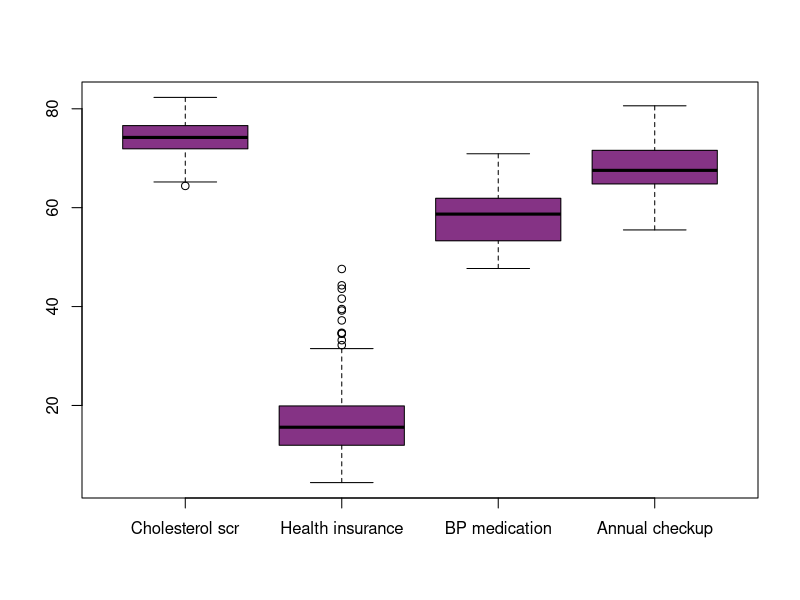
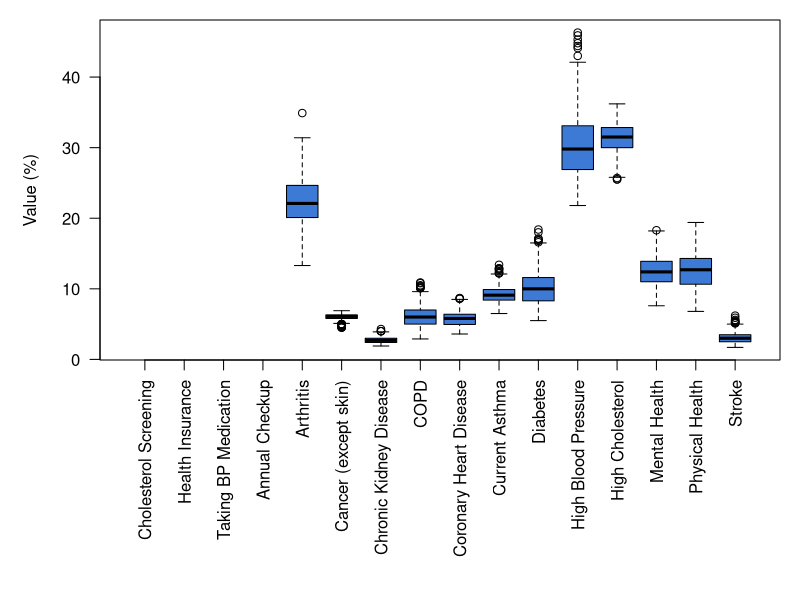
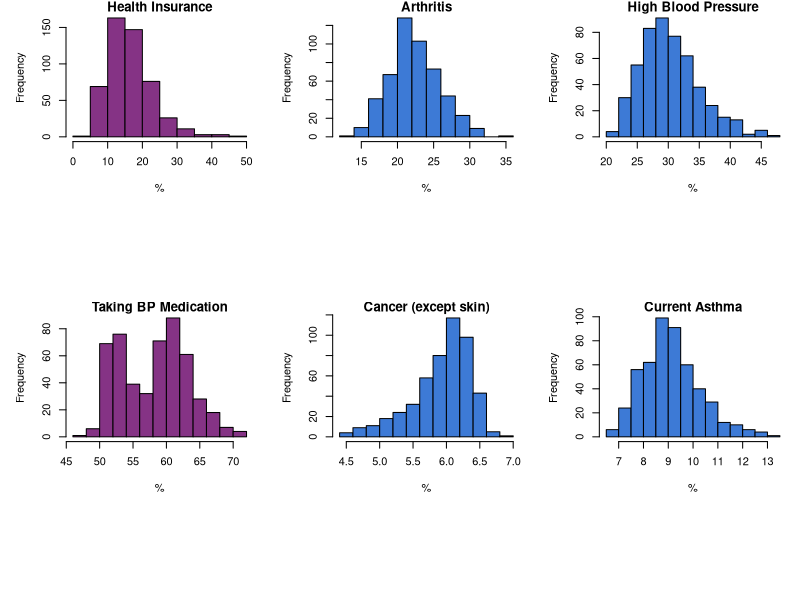
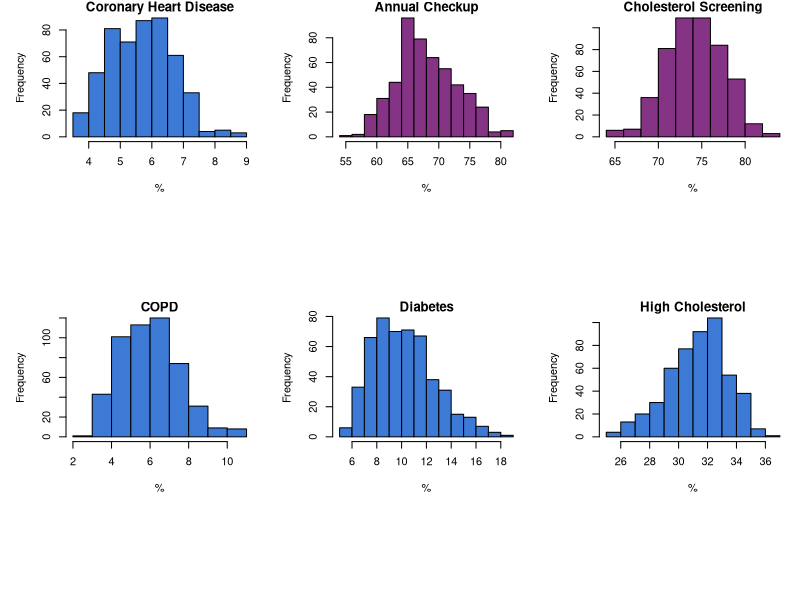
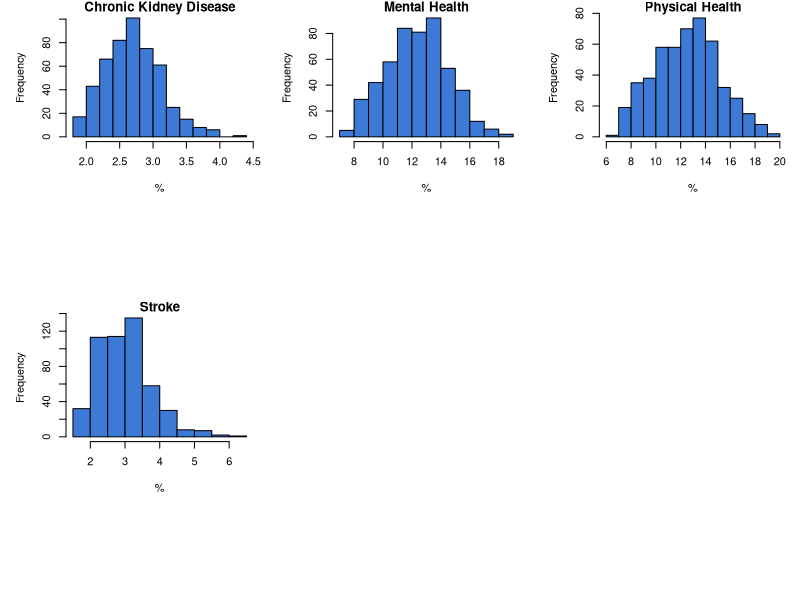
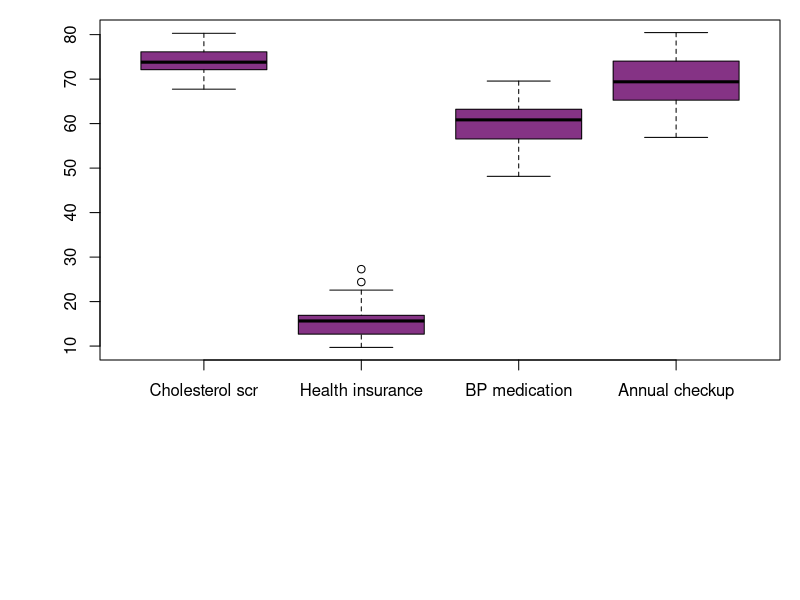
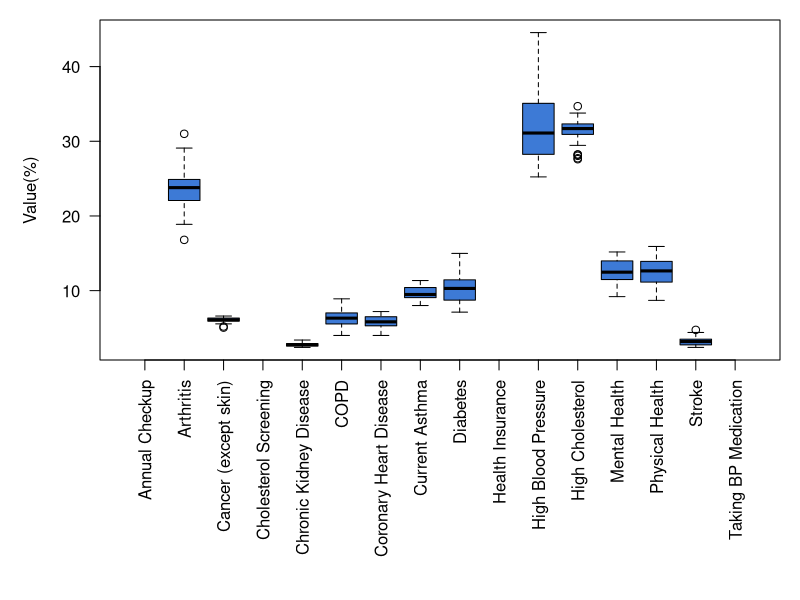
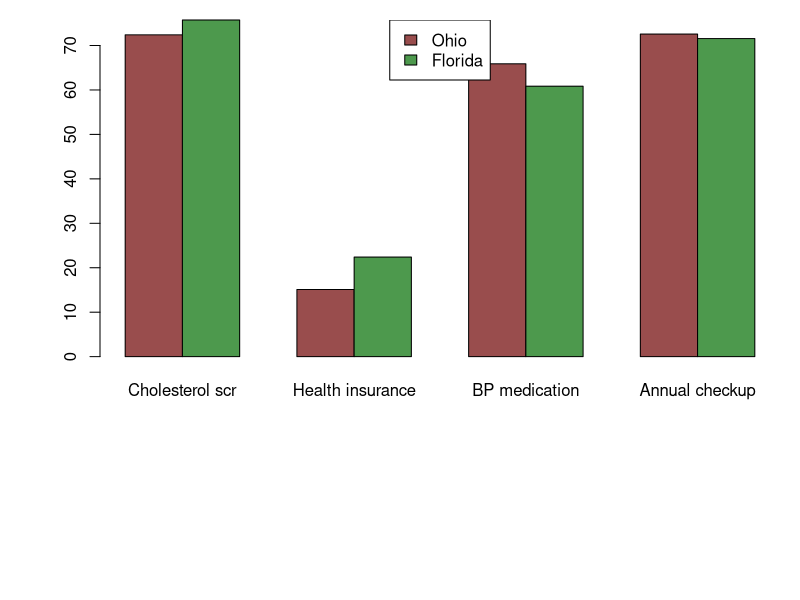

These figures' R source, in order:
## ---- chunk 1
knitr::opts_chunk$set(echo = TRUE)
options(width = 60)
## ---- chunk 2
library('tidyverse')
library('knitr')
library('formatR')
library('dbplyr')
library('ggplot2')
## ---- chunk 3
health_data = read.csv("data_health_and_prevention.csv")
dim(health_data)
## ---- chunk 4
preventions = health_data[health_data["Category"] == "Prevention", c("Short_Question_Text", "Measure")] %>% distinct()
kable(preventions, align = "lr", caption = "Prevention")
illnesses = health_data[health_data["Category"] == "Health Outcomes", c("Short_Question_Text", "Measure")] %>% distinct()
kable(illnesses, align = "lr", caption = "Health Outcomes")
## ---- chunk 5
health_data$StateDesc = as.factor(health_data$StateDesc)
health_data$CityName = as.factor(health_data$CityName)
health_data$Category = as.factor(health_data$Category)
health_data$Measure = as.factor(health_data$Measure)
health_data$DataValueTypeID = as.factor(health_data$DataValueTypeID)
health_data$Short_Question_Text = as.factor(health_data$Short_Question_Text)
## ---- chunk 6
health_data_adj = health_data[health_data$DataValueTypeID== "AgeAdjPrv",]
## ---- chunk 7
state_data <- health_data_adj %>% group_by(StateDesc) %>% summarise(
  City.count = n_distinct(CityName),
  Population.count = sum(unique(PopulationCount))
)

per_state_summary <- health_data_adj %>% 
  group_by(StateDesc, Category, Measure, Short_Question_Text) %>% summarise(
  Total.percentage = sum(Data_Value*PopulationCount)/sum(PopulationCount),
  Population = sum(PopulationCount),
  Population.affected = round(sum(Data_Value*PopulationCount)/100)
)

## ---- chunk 8
health_data_adj$Percentage_in_Total = 
  health_data_adj$Data_Value*health_data_adj$PopulationCount/sum(state_data$Population.count)

health_data_adj$Affected_population = 
  round( health_data_adj$Data_Value*health_data_adj$PopulationCount*0.01)
## ---- chunk 9
#Definiranje redoslijeda za Mjere - bit ce potrebno kasnije

health_data_adj$Short_Question_Text <- factor(health_data_adj$Short_Question_Text, levels = c("Cholesterol Screening","Health Insurance","Taking BP Medication","Annual Checkup","Arthritis","Cancer (except skin)","Chronic Kidney Disease","COPD","Coronary Heart Disease","Current Asthma","Diabetes","High Blood Pressure","High Cholesterol","Mental Health","Physical Health","Stroke"))
## ---- chunk 10
library(ggplot2)
myRed <- rgb(0.6, 0.3, 0.3)
myPurple <- rgb(0.52, 0.2, 0.52)
myGreen <- rgb(0.3, 0.6, 0.3)
myBlue <- rgb(0.24, 0.48, 0.84)
myPink <- rgb(0.86, 0.76, 0.81)

## ---- chunk 11
boxplot(health_data_adj[health_data_adj$Short_Question_Text == "Cholesterol Screening",]$Data_Value,
        health_data_adj[health_data_adj$Short_Question_Text == "Health Insurance",]$Data_Value,
        health_data_adj[health_data_adj$Short_Question_Text == "Taking BP Medication",]$Data_Value,
        health_data_adj[health_data_adj$Short_Question_Text == "Annual Checkup",]$Data_Value,
        names = c("Cholesterol scr", "Health insurance", "BP medication", "Annual checkup"),
        col = myPurple
        #ylim = c(0,100)
        )

onlyHealthOutcomes = health_data_adj %>% filter(Category == "Health Outcomes")
# ne znam zasto prikazuje i podatke koji nisu prosli kroz filter :(
par(mar=c(12,5,1,1))
boxplot(Data_Value ~ Short_Question_Text, onlyHealthOutcomes, col = myBlue, las=2, xlab="", ylab = "Value (%)")

## ---- chunk 12
old.par <- par(mfrow=c(2,3))
for (measure in unique(health_data_adj$Short_Question_Text)) {
  if (unique(health_data_adj[health_data_adj$Short_Question_Text == measure,]$Category) == c("Prevention")){
    color = myPurple
  } else {
    color = myBlue
  }
  hist(health_data_adj[health_data_adj$Short_Question_Text == measure,]$Data_Value, main = measure, xlab = "%", col = color)
}
par(old.par)
## ---- chunk 13
#Ovo je nemoguce lijepo formatirat u pdfu pa sam izbacila
#Mjere položaja i rasipanja za svaku preventivnu mjeru i health outcome
measure_summary <- health_data_adj %>% 
  group_by(Short_Question_Text) %>% summarise(
  Total.percentage = sum(Data_Value*PopulationCount/sum(state_data$Population.count)),
  Median.percentage = median(Data_Value),
  Q1.percentage = quantile(Data_Value, probs = 0.25),
  Q3.percentage = quantile(Data_Value, probs = 0.75),
  Min.percentage = min(Data_Value),
  Max.percentage = max(Data_Value),
  Range.percentage = max(Data_Value)-min(Data_Value),
  IQR.percentage = IQR(Data_Value),
  Std.percentage = sd(Data_Value)
)

## ---- chunk 14
#Boxplotovi za podatke ako grupiramo po saveznim državama

boxplot(per_state_summary[per_state_summary$Short_Question_Text == "Cholesterol Screening",]$Total.percentage,
        per_state_summary[per_state_summary$Short_Question_Text == "Health Insurance",]$Total.percentage,
        per_state_summary[per_state_summary$Short_Question_Text == "Taking BP Medication",]$Total.percentage,
        per_state_summary[per_state_summary$Short_Question_Text == "Annual Checkup",]$Total.percentage,
        names = c("Cholesterol scr", "Health insurance", "BP medication", "Annual checkup"),
        col = myPurple
        )

#isti problem kao i gore
onlyHealthOutcomes = per_state_summary %>% filter(Category == "Health Outcomes")
par(mar=c(12,5,1,1))
boxplot(Total.percentage ~ Short_Question_Text, data = onlyHealthOutcomes, col = myBlue, las=2, xlab="", ylab="Value(%)")
## ---- chunk 15
#Deskriptivna statistika za Ohio i Floridu

Ohio <- per_state_summary[(per_state_summary$StateDesc == "Ohio" & per_state_summary$Category == "Prevention"),]

Florida <- per_state_summary[(per_state_summary$StateDesc == "Florida" & per_state_summary$Category == "Prevention"),]

counts <- matrix(c(Ohio$Total.percentage, Florida$Total.percentage), nrow = 2, byrow = TRUE)

barplot(counts, names = c("Cholesterol scr", "Health insurance", "BP medication", "Annual checkup"), col = c(myRed, myGreen), beside = TRUE)
legend("top",
      legend = c("Ohio", "Florida"),
       fill = c(myRed, myGreen))

## ---- chunk 16
#Hi-kvadrat testovi proporcije za Ohio i Floridu

res1 <- prop.test(c(Ohio[Ohio$Short_Question_Text == "Cholesterol Screening",]$Population.affected, Florida[Florida$Short_Question_Text == "Cholesterol Screening",]$Population.affected), c(Ohio[Ohio$Short_Question_Text == "Cholesterol Screening",]$Population, Florida[Florida$Short_Question_Text == "Cholesterol Screening",]$Population), alternative ="l")

res1

res2 <- prop.test(c(Ohio[Ohio$Short_Question_Text == "Health Insurance",]$Population.affected, Florida[Florida$Short_Question_Text == "Health Insurance",]$Population.affected), c(Ohio[Ohio$Short_Question_Text == "Health Insurance",]$Population, Florida[Florida$Short_Question_Text == "Health Insurance",]$Population), alternative ="l")

res2

res3 <- prop.test(c(Ohio[Ohio$Short_Question_Text == "Taking BP Medication",]$Population.affected, Florida[Florida$Short_Question_Text == "Taking BP Medication",]$Population.affected), c(Ohio[Ohio$Short_Question_Text == "Taking BP Medication",]$Population, Florida[Florida$Short_Question_Text == "Taking BP Medication",]$Population), alternative ="g")

res3

res4 <- prop.test(c(Ohio[Ohio$Short_Question_Text == "Annual Checkup",]$Population.affected, Florida[Florida$Short_Question_Text == "Annual Checkup",]$Population.affected), c(Ohio[Ohio$Short_Question_Text == "Annual Checkup",]$Population, Florida[Florida$Short_Question_Text == "Annual Checkup",]$Population), alternative ="g")

res4
## ---- chunk 17
#Deskriptivna statistika za odabrane savezne drzave
Illinois_COPD <- per_state_summary[(per_state_summary$StateDesc == "Illinois" & per_state_summary$Short_Question_Text == "COPD"),]

Iowa_COPD <- per_state_summary[(per_state_summary$StateDesc == "Iowa" & per_state_summary$Short_Question_Text == "COPD"),]

S_Dakota_COPD <- per_state_summary[(per_state_summary$StateDesc == "South Dakota" & per_state_summary$Short_Question_Text == "COPD"),]

barplot(c(Illinois_COPD$Total.percentage, Iowa_COPD$Total.percentage, S_Dakota_COPD$Total.percentage), col = c(myPink, myPurple, myBlue), names = c("Illinois", "Iowa", "South Dakota"))
## ---- chunk 18
#Hi-kvadrat test proporcije za COPD u odabranim drzavama
res5 <- prop.test(c(Illinois_COPD$Population.affected, Iowa_COPD$Population.affected, S_Dakota_COPD$Population.affected), c(Illinois_COPD$Population, Iowa_COPD$Population, S_Dakota_COPD$Population))

res5
## ---- chunk 19

per_city_data <- health_data_adj %>% group_by(CityName, PopulationCount, StateDesc) %>% summarise(
  checkup = Data_Value[Short_Question_Text == "Annual Checkup"],
  insurance = 100.0 - Data_Value[Short_Question_Text == "Health Insurance"],
  bp_med = Data_Value[Short_Question_Text == "Taking BP Medication"],
  chol_screen = Data_Value[Short_Question_Text == "Cholesterol Screening"],
  arthritis = Data_Value[Short_Question_Text == "Arthritis"],
  cancer_noskin = Data_Value[Short_Question_Text == "Cancer (except skin)"],
  copd = Data_Value[Short_Question_Text == "COPD"],
  coronary_heart_disease = Data_Value[Short_Question_Text == "Coronary Heart Disease"],
  asthma = Data_Value[Short_Question_Text == "Current Asthma"],
  diabetes = Data_Value[Short_Question_Text == "Diabetes"],
  high_bp = Data_Value[Short_Question_Text == "High Blood Pressure"],
  high_col = Data_Value[Short_Question_Text == "High Cholesterol"],
  mental_health = Data_Value[Short_Question_Text == "Mental Health"],
  physical_health = Data_Value[Short_Question_Text == "Physical Health"],
  stroke = Data_Value[Short_Question_Text == "Stroke"],
  ckd = Data_Value[Short_Question_Text == "Chronic Kidney Disease"]
)

# per_city_data <- per_city_data[per_city_data['StateDesc'] != "California" & per_city_data['StateDesc'] != "Colorado" & per_city_data['StateDesc'] != "Washington" & per_city_data['StateDesc'] != "Oregon" & per_city_data['StateDesc'] != "Nevada",]
## ---- chunk 20
formula <- cbind(arthritis, cancer_noskin, copd, coronary_heart_disease, asthma, diabetes, high_bp, high_col, mental_health, physical_health, stroke, ckd) ~ checkup + insurance + bp_med + chol_screen
fit <- lm(formula, data=per_city_data)
summary(fit)
## ---- chunk 21
plot(per_city_data$checkup, per_city_data$ckd, xlab="Godišnji pregled (%)", ylab="Kronične bolesti bubrega (%)")
abline(lm(ckd ~ checkup, data=per_city_data), col="blue")
plot(per_city_data$insurance, per_city_data$ckd, xlab="Zdravstveno osigurani (%)", ylab="Kronične bolesti bubrega (%)")
abline(lm(ckd ~ insurance, data=per_city_data), col="blue")
plot(per_city_data$bp_med, per_city_data$ckd, xlab="Ljekovi za krvni tlak (%)", ylab="Kronične bolesti bubrega (%)")
abline(lm(ckd ~ bp_med, data=per_city_data), col="blue")
plot(per_city_data$chol_screen, per_city_data$ckd, xlab="Pregled kolesterola (%)", ylab="Kronične bolesti bubrega (%)")
abline(lm(ckd ~ chol_screen, data=per_city_data), col="blue")
## ---- chunk 22
summary(fit)['Response ckd']
par(mfrow=c(2,1), mar=c(3.3,3.1,1,0), mgp=c(1.5, 0.5, 0))
qqnorm(rstandard(fit)[, 'ckd'], main="Normalni QQ Graf", ylab="Standardizirani reziduali", sub="Graf 1")
qqline(rstandard(fit)[, 'ckd'], col = "steelblue", lwd = 2)
plot(fit$fitted.values[, 'ckd'], rstandard(fit)[, 'ckd'], ylab="Standardizirani reziduali", xlab="Procjena y", sub="Graf 2")
abline(0, 0, col="blue")
par(mfrow=c(2,2))
plot(per_city_data$checkup, rstandard(fit)[, 'ckd'], ylab="Standardizirani reziduali", xlab="Godišnji pregled (%)", sub="Graf 3")
abline(0, 0, col="blue")
plot(per_city_data$insurance, rstandard(fit)[, 'ckd'], ylab="Standardizirani reziduali", xlab="Zdravstveno osigurani (%)", sub="Graf 4")
abline(0, 0, col="blue")
plot(per_city_data$bp_med, rstandard(fit)[, 'ckd'], ylab="Standardizirani reziduali", xlab="Ljekovi za krvni tlak (%)", sub="Graf 5")
abline(0, 0, col="blue")
plot(per_city_data$chol_screen, rstandard(fit)[, 'ckd'], ylab="Standardizirani reziduali", xlab="Pregled kolesterola (%)", sub="Graf 6")
abline(0, 0, col="blue")
## ---- chunk 23
bp_med_lower <- per_city_data[per_city_data['bp_med'] < 56, ]
bp_med_lower <- bp_med_lower %>% group_by(StateDesc) %>% summarise(
  cities_low_bp_med = n_distinct(CityName)
)
bp_med_lower <- merge(bp_med_lower, state_data, by="StateDesc")
bp_med_lower$Fraction_of_cities = bp_med_lower$cities_low_bp_med / bp_med_lower$City.count
bp_med_lower <- bp_med_lower[bp_med_lower$Fraction_of_cities >= 0.75, c("StateDesc", "Fraction_of_cities")]
bp_med_lower
## ---- chunk 24
city_data_west <- per_city_data[per_city_data$StateDesc %in% bp_med_lower[['StateDesc']], ]
city_data_rest <- per_city_data[!(per_city_data$StateDesc %in% bp_med_lower[['StateDesc']]), ]
## ---- chunk 25

fit2 <- lm(ckd ~ insurance + chol_screen + checkup + bp_med, data=city_data_west)
summary(fit2)

par(mfrow=c(2,1), mar=c(3,3,1,1), mgp=c(2, 1, 0))
qqnorm(rstandard(fit2), main="Normal QQ plot of standardized residuals")
qqline(rstandard(fit2), col = "steelblue", lwd = 2)
plot(fit2$fitted.values, rstandard(fit2), ylab="Standardizirani reziduali", xlab="Procjena y")
abline(0, 0, col="blue")

par(mfrow=c(2,2))
plot(city_data_west$checkup, rstandard(fit2), ylab="Standardizirani reziduali", xlab="Godišnji pregled (%)")
abline(0, 0, col="blue")
plot(city_data_west$insurance, rstandard(fit2), ylab="Standardizirani reziduali", xlab="Zdravstveno osigurani (%)")
abline(0, 0, col="blue")
plot(city_data_west$chol_screen, rstandard(fit2), ylab="Standardizirani reziduali", xlab="Pregled kolesterola (%)")
abline(0, 0, col="blue")
plot(city_data_west$bp_med, rstandard(fit2), ylab="Standardizirani reziduali", xlab="Ljekovi za krvni tlak (%)")
abline(0, 0, col="blue")
## ---- chunk 26

fit3 <- lm(ckd ~ insurance + chol_screen + checkup + bp_med, data=city_data_rest)
summary(fit3)

par(mfrow=c(2,1), mar=c(3,3,1,1), mgp=c(2, 1, 0))
qqnorm(rstandard(fit3), main="Normal QQ plot of standardized residuals")
qqline(rstandard(fit3), col = "steelblue", lwd = 2)
plot(fit3$fitted.values, rstandard(fit3), ylab="Standardizirani reziduali", xlab="Procjena y")
abline(0, 0, col="blue")

par(mfrow=c(2,2))
plot(city_data_rest$checkup, rstandard(fit3), ylab="Standardizirani reziduali", xlab="Godišnji pregled (%)")
abline(0, 0, col="blue")
plot(city_data_rest$insurance, rstandard(fit3), ylab="Standardizirani reziduali", xlab="Zdravstveno osigurani (%)")
abline(0, 0, col="blue")
plot(city_data_rest$chol_screen, rstandard(fit3), ylab="Standardizirani reziduali", xlab="Pregled kolesterola (%)")
abline(0, 0, col="blue")
plot(city_data_rest$bp_med, rstandard(fit3), ylab="Standardizirani reziduali", xlab="Ljekovi za krvni tlak (%)")
abline(0, 0, col="blue")
